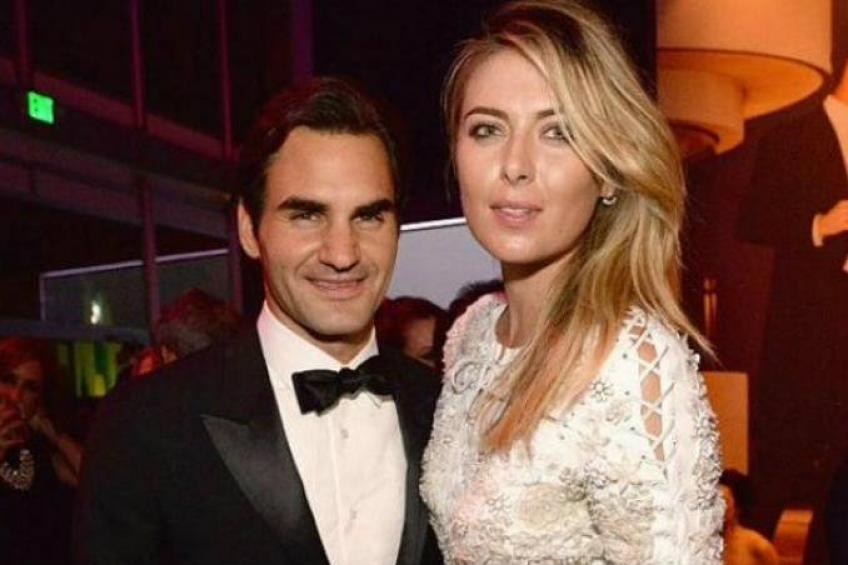
#> input picture CelebrityFaceRecognition/server/test_images/sharapova1.jpg, 848 x 565 px, found by its file name
$ jupyter execute --allow-errors data_cleaning.ipynb   (shell and % lines are left out)
#> lines starting #> are read from the running program, lines starting #| are printed output that depends on the picture
<h2 style='color:blue' align='center'>Sports Celebrity Image Classification: Data Cleaning<h2>

[cell 1]
import numpy as np
import cv2
import matplotlib
from matplotlib import pyplot as plt

#### When we look at any image, most of the time we identify a person using a face. An image might contain multiple faces, also the face can be obstructed and not clear. The first step in our pre-processing pipeline is to detect faces from an image. Once face is detected, we will detect eyes, if two eyes are detected then only we keep that image otherwise discard it.</h4>

#### Now how do you detect face and eyes?

[cell 2]
img = cv2.imread('./test_images/sharapova1.jpg')
#> img is the input picture: shape (565, 848, 3); mean B, G, R 60.2, 72.2, 105.6
img.shape
#> Out = (565, 848, 3)

[cell 3]
plt.imshow(img)

[cell 4]
gray = cv2.cvtColor(img, cv2.COLOR_BGR2GRAY)
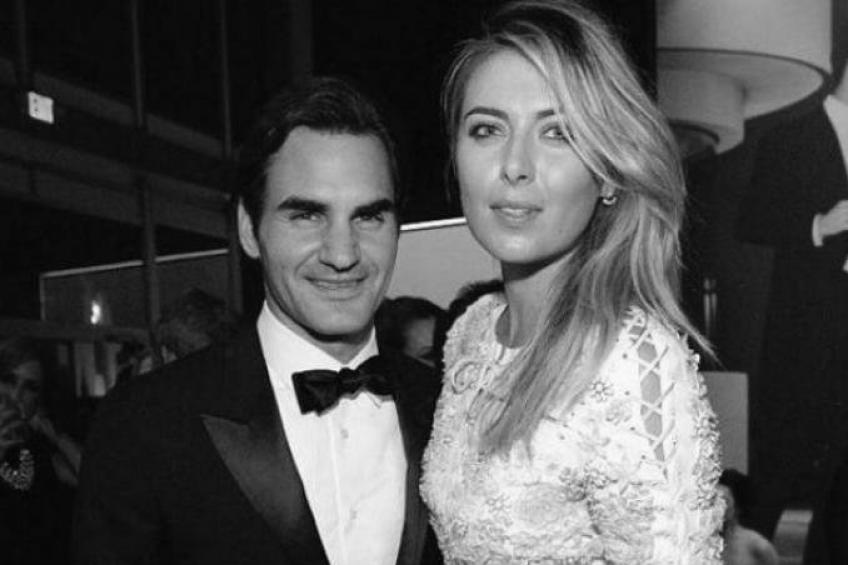
#> gray: shape (565, 848); min 2, max 254, mean 80.8
gray.shape
#> Out = (565, 848)

[cell 5]
gray

[cell 6]
plt.imshow(gray, cmap='gray')

[cell 7]
face_cascade = cv2.CascadeClassifier('./opencv/haarcascades/haarcascade_frontalface_default.xml')
eye_cascade = cv2.CascadeClassifier('./opencv/haarcascades/haarcascade_eye.xml')

faces = face_cascade.detectMultiScale(gray, 1.3, 5)
#> faces = [[246, 144, 181, 181], [430, 57, 186, 186]]
faces
#> Out = [[246, 144, 181, 181], [430, 57, 186, 186]]

[cell 8]
(x,y,w,h) = faces[0]
#> x = 246; y = 144; w = 181; h = 181
x,y,w,h
#> Out = (246, 144, 181, 181)

[cell 9]
face_img = cv2.rectangle(img,(x,y),(x+w,y+h),(255,0,0),2)
plt.imshow(face_img)

[cell 10]
cv2.destroyAllWindows()
for (x,y,w,h) in faces:
    face_img = cv2.rectangle(img,(x,y),(x+w,y+h),(255,0,0),2)
    roi_gray = gray[y:y+h, x:x+w]
    roi_color = face_img[y:y+h, x:x+w]
    eyes = eye_cascade.detectMultiScale(roi_gray)
    for (ex,ey,ew,eh) in eyes:
        cv2.rectangle(roi_color,(ex,ey),(ex+ew,ey+eh),(0,255,0),2)
#> this loop made 2 passes
#> (x, y, w, h, eyes) on passes 1 to 2: (246, 144, 181, 181, [[98, 53, 40, 40]]), (430, 57, 186, 186, [[33, 52, 42, 42], [83, 111, 22, 22], [101, 54, 43, 43]])
#> pass 1, `roi_gray = gray[y:y+h, x:x+w]`:
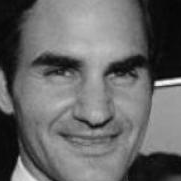
#> roi_gray: shape (181, 181); min 4, max 247, mean 103.8
#> pass 1, `roi_color = face_img[y:y+h, x:x+w]`:
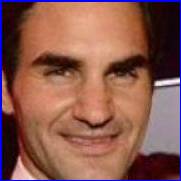
#> roi_color: shape (181, 181, 3); mean B, G, R 79.1, 89.4, 137
#> pass 2, `face_img = cv2.rectangle(img,(x,y),(x+w,y+h),(255,0,0),2)`:
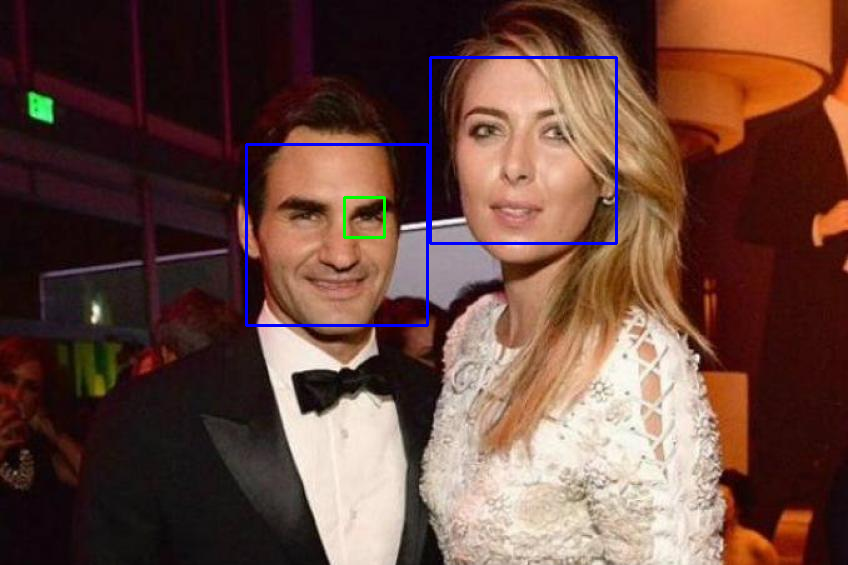
#> face_img: shape (565, 848, 3); mean B, G, R 61.8, 71.6, 104.4
#> pass 2, `roi_gray = gray[y:y+h, x:x+w]`:
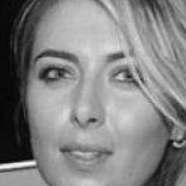
#> roi_gray: shape (186, 186); min 4, max 251, mean 130.9
#> after the loop:
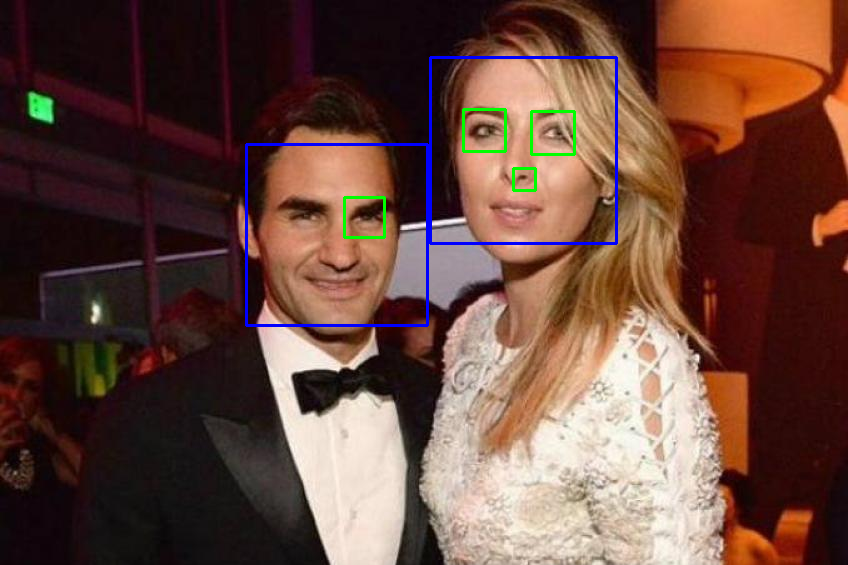
#> img: shape (565, 848, 3); mean B, G, R 61.5, 71.9, 103.9
#> after the loop:
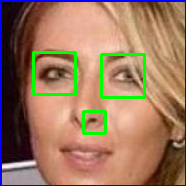
#> roi_color: shape (186, 186, 3); mean B, G, R 97.9, 121.2, 155.6


plt.figure()
plt.imshow(face_img, cmap='gray')
plt.show()

[cell 11]
plt.imshow(roi_color, cmap='gray')

[cell 12]
def get_cropped_image_if_2_eyes(image_path):
#> called with image_path = './test_images/sharapova1.jpg'
    img = cv2.imread(image_path)
    gray = cv2.cvtColor(img, cv2.COLOR_BGR2GRAY)
    faces = face_cascade.detectMultiScale(gray, 1.3, 5)
#> faces = [[246, 144, 181, 181], [430, 57, 186, 186]]
    for (x,y,w,h) in faces:
        roi_gray = gray[y:y+h, x:x+w]
        roi_color = img[y:y+h, x:x+w]
        eyes = eye_cascade.detectMultiScale(roi_gray)
        if len(eyes) >= 2:
            return roi_color
#> this loop made 2 passes
#> pass 1, in get_cropped_image_if_2_eyes, `roi_color = img[y:y+h, x:x+w]`:
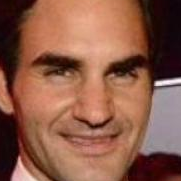
#> roi_color: shape (181, 181, 3); mean B, G, R 72.4, 91.4, 140.2
#> pass 2, in get_cropped_image_if_2_eyes, `roi_color = img[y:y+h, x:x+w]`:
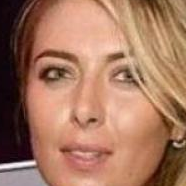
#> roi_color: shape (186, 186, 3); mean B, G, R 96.1, 119.6, 166.4

[cell 13]
original_image = cv2.imread('./test_images/sharapova1.jpg')
plt.imshow(original_image)

[cell 14]
cropped_image = get_cropped_image_if_2_eyes('./test_images/sharapova1.jpg')
plt.imshow(cropped_image)

[cell 15]
org_image_obstructed = cv2.imread('./test_images/sharapova2.jpg')
#> (the rest of this cell did not finish here and is left out)

#> (a cell that did not finish here is left out)

$ run again, with CelebrityFaceRecognition/server/test_images/federer1.jpg copied over CelebrityFaceRecognition/server/test_images/sharapova1.jpg
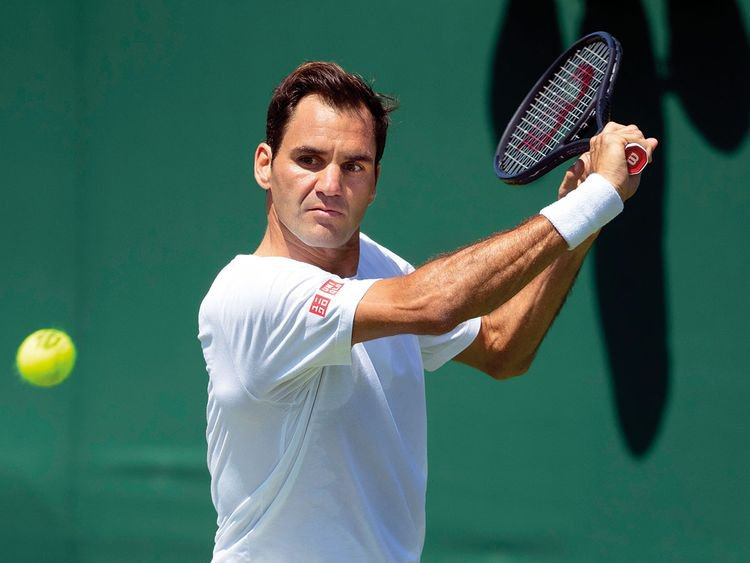
#> input picture CelebrityFaceRecognition/server/test_images/federer1.jpg, 750 x 563 px, found by its file name
#> img is the input picture: shape (563, 750, 3); mean B, G, R 91.4, 101.5, 63.8
#> `faces = face_cascade.detectMultiScale(gray, 1.3, 5)`: faces = [[266, 111, 134, 134]]
#> `(x,y,w,h) = faces[0]`: x = 266; y = 111; w = 134
#> `x,y,w,h`: Out = (266, 111, 134, 134)
#> the loop `for (x,y,w,h) in faces:` made 1 pass
#> (x, y, w, h, eyes) on pass 1: (266, 111, 134, 134, [[75, 45, 24, 24]])
#> after the loop `for (x,y,w,h) in faces:`:
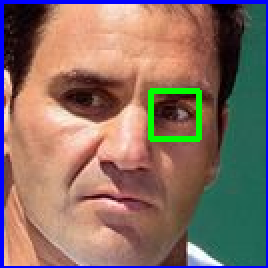
#> roi_color: shape (134, 134, 3) (shown 2 times larger); mean B, G, R 100.4, 110.5, 134.2
#> in get_cropped_image_if_2_eyes, `faces = face_cascade.detectMultiScale(gray, 1.3, 5)`: faces = [[266, 111, 134, 134]]
#> the loop in get_cropped_image_if_2_eyes, `for (x,y,w,h) in faces:` made 1 pass
#> pass 1, in get_cropped_image_if_2_eyes, `roi_color = img[y:y+h, x:x+w]`:
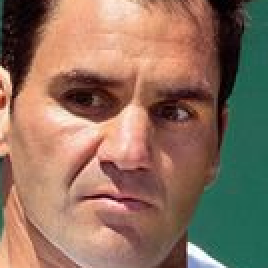
#> roi_color: shape (134, 134, 3) (shown 2 times larger); mean B, G, R 94.2, 112.5, 141.4

$ run again, with CelebrityFaceRecognition/server/test_images/federer2.jpg copied over CelebrityFaceRecognition/server/test_images/sharapova1.jpg
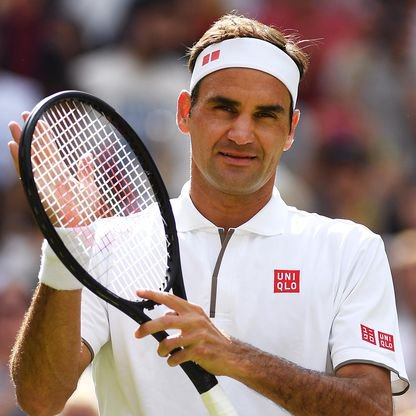
#> input picture CelebrityFaceRecognition/server/test_images/federer2.jpg, 416 x 416 px, found by its file name
#> img is the input picture: shape (416, 416, 3); mean B, G, R 125.7, 130.9, 151.8
#> `faces = face_cascade.detectMultiScale(gray, 1.3, 5)`: faces = [[178, 64, 128, 128]]
#> `(x,y,w,h) = faces[0]`: x = 178; y = 64; w = 128
#> `x,y,w,h`: Out = (178, 64, 128, 128)
#> the loop `for (x,y,w,h) in faces:` made 1 pass
#> (x, y, w, h, eyes) on pass 1: (178, 64, 128, 128, [[72, 37, 27, 27], [29, 28, 32, 32]])
#> after the loop `for (x,y,w,h) in faces:`:
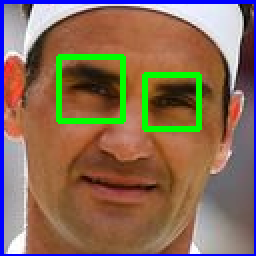
#> roi_color: shape (128, 128, 3) (shown 2 times larger); mean B, G, R 87.4, 107.6, 136.2
#> in get_cropped_image_if_2_eyes, `faces = face_cascade.detectMultiScale(gray, 1.3, 5)`: faces = [[178, 64, 128, 128]]
#> the loop in get_cropped_image_if_2_eyes, `for (x,y,w,h) in faces:` made 1 pass
#> pass 1, in get_cropped_image_if_2_eyes, `roi_color = img[y:y+h, x:x+w]`:
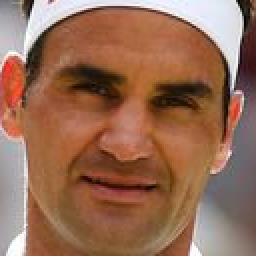
#> roi_color: shape (128, 128, 3) (shown 2 times larger); mean B, G, R 84.8, 107.7, 150.6
